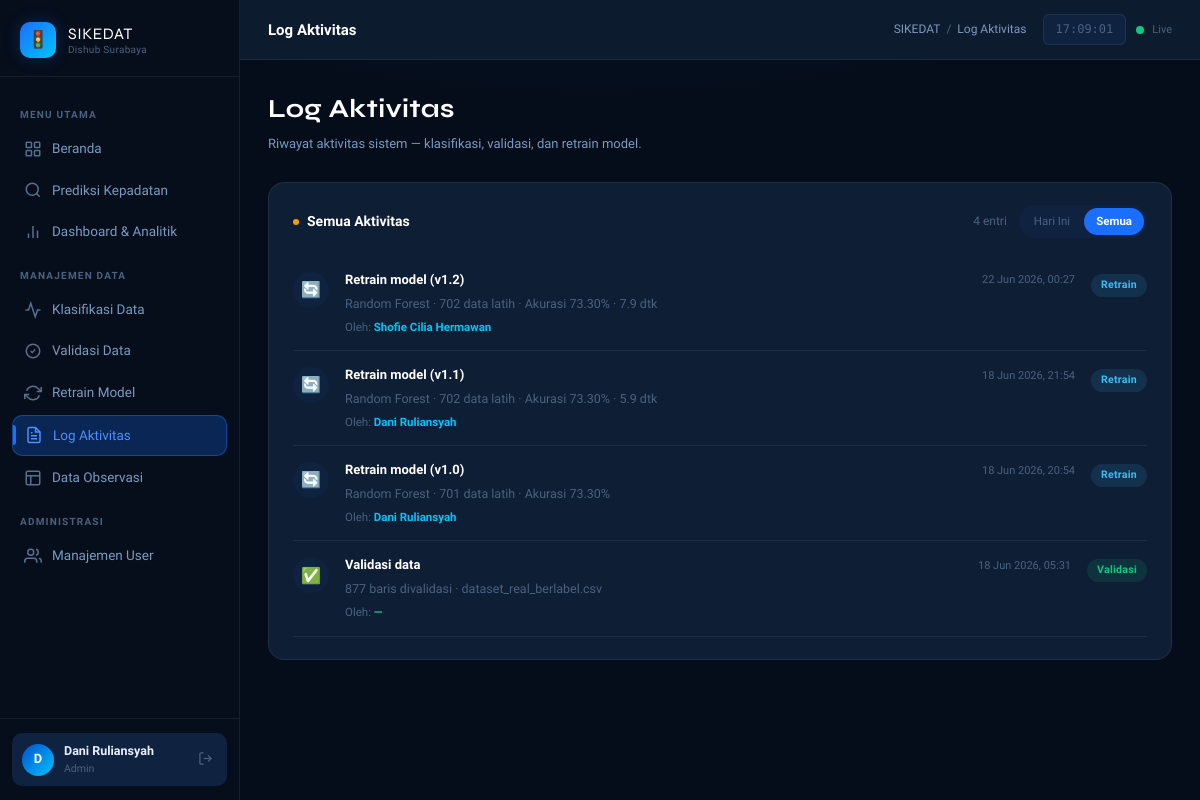
/aktivitas?periode=semua (signed in), run on the app's committed database.
### models.py (models this page shows, shortened)
class User(UserMixin, db.Model):
    __tablename__ = 'users'
    id           = db.Column(db.Integer, primary_key=True)
    username     = db.Column(db.String(80), unique=True, nullable=False)
    password     = db.Column(db.String(200), nullable=False)  # disimpan ter-hash
    nama_lengkap = db.Column(db.String(150), nullable=True)
    role_id      = db.Column(db.Integer, db.ForeignKey('roles.id'), nullable=False)
    is_active    = db.Column(db.Boolean, default=True)
    created_at   = db.Column(db.DateTime, default=datetime.now)
    dataset_diklasifikasi = db.relationship(
        'Dataset',
        foreign_keys='Dataset.classified_by',
        backref='pengklasifikasi',
        lazy=True
    )
    dataset_divalidasi = db.relationship(
        'Dataset',
        foreign_keys='Dataset.validated_by',
        backref='validator',
        lazy=True
    )
    retrain_dilakukan = db.relationship(
        'RetrainHistory',
        backref='operator',
        lazy=True
    )
    @property
    def has_full_access(self):
        return bool(self.role and self.role.nama in ['admin', 'analis'])

class Role(db.Model):
    __tablename__ = 'roles'
    id          = db.Column(db.Integer, primary_key=True)
    nama        = db.Column(db.String(50), unique=True, nullable=False)
    deskripsi   = db.Column(db.String(200), nullable=True)
    akses_penuh = db.Column(db.Boolean, default=False, nullable=False)
    users = db.relationship('User', backref='role', lazy=True)

class RetrainHistory(db.Model):
    __tablename__ = 'retrain_history'
    id          = db.Column(db.Integer, primary_key=True)
    versi       = db.Column(db.String(20), nullable=False)      # cth: v1.0, v1.1
    algoritma   = db.Column(db.String(50), nullable=False)      # Random Forest / SVM
    tanggal     = db.Column(db.DateTime,   default=datetime.now)
    n_train     = db.Column(db.Integer,    nullable=True)       # jumlah data latih
    n_test      = db.Column(db.Integer,    nullable=True)       # jumlah data uji
    accuracy    = db.Column(db.Float,      nullable=True)       # 0.0–1.0
    precision   = db.Column(db.Float,      nullable=True)
    recall      = db.Column(db.Float,      nullable=True)
    f1_score    = db.Column(db.Float,      nullable=True)
    split_ratio = db.Column(db.Float,      default=0.8)         # 0.8 = 80/20
    cv_fold     = db.Column(db.Integer,    default=5)
    model_path  = db.Column(db.String(300), nullable=True)
    is_active   = db.Column(db.Boolean,    default=False)
    duration_seconds = db.Column(db.Float, nullable=True)
    catatan     = db.Column(db.Text,       nullable=True)
    user_id     = db.Column(
        db.Integer,
        db.ForeignKey('users.id'),
        nullable=True
    )

### app.py (the view, shortened to what this page needs)
@app.route('/aktivitas')
@full_access_required
def aktivitas():
    from sqlalchemy import func
    from datetime import date
    periode = request.args.get('periode', 'hari_ini')
    today   = date.today()
    klas_q = db.session.query(
        Dataset.batch_id,
        Dataset.nama_file,
        func.count(Dataset.id).label('jumlah'),
        func.min(Dataset.created_at).label('waktu'),
        func.min(Dataset.classified_by).label('user_id'),
    ).filter(Dataset.batch_id.isnot(None))
    if periode == 'hari_ini':
        klas_q = klas_q.filter(func.date(Dataset.created_at) == today)
    batches = klas_q.group_by(Dataset.batch_id).order_by(db.desc('waktu')).limit(20).all()
    val_q = db.session.query(
        Dataset.validated_by,
        Dataset.batch_id,
        func.min(Dataset.nama_file).label('nama_file'),
        func.strftime('%Y-%m-%d %H:%M', Dataset.validated_at).label('menit_val'),
        func.count(Dataset.id).label('jumlah'),
        func.sum(db.case((Dataset.status_validasi == 'corrected', 1), else_=0)).label('dikoreksi'),
        func.max(Dataset.validated_at).label('waktu'),
    ).filter(Dataset.validated_at.isnot(None))
    if periode == 'hari_ini':
        val_q = val_q.filter(func.date(Dataset.validated_at) == today)
    validasi_rows = val_q.group_by(
        Dataset.validated_by,
        Dataset.batch_id,
        func.strftime('%Y-%m-%d %H:%M', Dataset.validated_at)
    ).order_by(db.desc('waktu')).limit(20).all()
    ret_q = RetrainHistory.query
    if periode == 'hari_ini':
        ret_q = ret_q.filter(func.date(RetrainHistory.tanggal) == today)
    retrains = ret_q.order_by(RetrainHistory.tanggal.desc()).limit(10).all()
    all_ids = set()
    for b in batches:
        if b.user_id: all_ids.add(b.user_id)
    for v in validasi_rows:
        if v.validated_by: all_ids.add(v.validated_by)
    for r in retrains:
        if r.user_id: all_ids.add(r.user_id)
    user_map = {u.id: u.nama_lengkap for u in User.query.filter(User.id.in_(all_ids)).all()} if all_ids else {}
    activities = []
    for v in validasi_rows:
        koreksi_info = f' · {v.dikoreksi} label dikoreksi' if v.dikoreksi else ''
        file_info    = f' · {v.nama_file}' if v.nama_file else ''
        activities.append({
            'type'  : 'validasi',
            'title' : 'Validasi data',
            'desc'  : f'{v.jumlah} baris divalidasi{koreksi_info}{file_info}',
            'oleh'  : user_map.get(v.validated_by, '—'),
            'waktu' : v.waktu,
        })
    for r in retrains:
        dur = f' · {r.duration_seconds:.1f} dtk' if r.duration_seconds else ''
        acc = f' · Akurasi {r.accuracy*100:.2f}%' if r.accuracy else ''
        activities.append({
            'type'  : 'retrain',
            'title' : f'Retrain model ({r.versi})',
            'desc'  : f'{r.algoritma} · {r.n_train} data latih{acc}{dur}',
            'oleh'  : user_map.get(r.user_id, '—'),
            'waktu' : r.tanggal,
        })
    activities.sort(key=lambda x: x['waktu'] or datetime.min, reverse=True)
    return render_template('aktivitas.html', activities=activities, periode=periode)

### app.py (called while the page is built)
@login_manager.user_loader
def load_user(user_id):
    return User.query.get(int(user_id))

def full_access_required(f):
    @wraps(f)
    def decorated(*args, **kwargs):
        if not current_user.is_authenticated:
            return redirect(url_for('auth.login'))
        if not (current_user.role and current_user.role.nama in ['admin', 'analis']):
            abort(403)
        return f(*args, **kwargs)
    return decorated

@app.context_processor
def inject_globals():
    return {'now': datetime.now()}

### templates/aktivitas.html (shortened to what this page needs)
{% extends "base.html" %}
{% block page_title %}Log Aktivitas{% endblock %}
{% block breadcrumb %}Log Aktivitas{% endblock %}
{% block content %}
<div class="page-header">
  <h1>Log Aktivitas</h1>
  <p>Riwayat aktivitas sistem — klasifikasi, validasi, dan retrain model.</p>
</div>
<div class="card fade-in">
  <div class="card-header">
    <div class="card-title">
      <span class="dot" style="background:var(--warning);"></span>
      {{ 'Aktivitas Hari Ini' if periode == 'hari_ini' else 'Semua Aktivitas' }}
    </div>
    <div style="display:flex;align-items:center;gap:12px;">
      <span style="font-size:12px;color:var(--text-muted);">{{ activities | length }} entri</span>
      <div style="display:flex;background:var(--bg-elevated);border-radius:20px;padding:3px;gap:2px;">
        <a href="{{ url_for('aktivitas', periode='hari_ini') }}"
           style="padding:4px 12px;border-radius:16px;font-size:11.5px;text-decoration:none;
                  {{ 'background:var(--primary);color:#fff;font-weight:600;' if periode == 'hari_ini' else 'color:var(--text-muted);' }}">
          Hari Ini
        </a>
        <a href="{{ url_for('aktivitas', periode='semua') }}"
           style="padding:4px 12px;border-radius:16px;font-size:11.5px;text-decoration:none;
                  {{ 'background:var(--primary);color:#fff;font-weight:600;' if periode == 'semua' else 'color:var(--text-muted);' }}">
          Semua
        </a>
      </div>
    </div>
  </div>
  {% if activities %}
  <div style="display:flex;flex-direction:column;">
    {% for act in activities %}
    {% set icon, color = (
      ('📂', 'var(--primary)')   if act.type == 'klasifikasi' else
      ('✅', 'var(--success)')   if act.type == 'validasi' else
      ('🔄', 'var(--cyan)')
    ) %}
    <div style="
      display:flex;align-items:flex-start;gap:16px;
      padding:14px 0;
      border-bottom:1px solid var(--border);
    ">
      <div style="
        width:36px;height:36px;border-radius:50%;flex-shrink:0;
        background:var(--bg-elevated);
        display:flex;align-items:center;justify-content:center;
        font-size:16px;margin-top:2px;
      ">{{ icon }}</div>
      <div style="flex:1;min-width:0;">
        <div class="flex items-center justify-between" style="margin-bottom:3px;">
          <span style="font-size:13px;font-weight:700;color:var(--text-heading);">
            {{ act.title }}
          </span>
          <span style="font-size:11px;color:var(--text-muted);white-space:nowrap;margin-left:12px;">
            {{ act.waktu.strftime('%d %b %Y, %H:%M') if act.waktu else '—' }}
          </span>
        </div>
        <div style="font-size:12.5px;color:var(--text-muted);margin-bottom:4px;">
          {{ act.desc }}
        </div>
        <div style="font-size:11.5px;color:var(--text-muted);">
          Oleh:
          <span style="color:{{ color }};font-weight:600;">{{ act.oleh }}</span>
        </div>
      </div>
      <div style="flex-shrink:0;padding-top:2px;">
        <span class="badge badge-{{
          'primary' if act.type == 'klasifikasi' else
          'success' if act.type == 'validasi' else
          'info'
        }}" style="font-size:10.5px;">
          {{ act.type | capitalize }}
        </span>
      </div>
    </div>
    {% endfor %}
  </div>
  {% endif %}
</div>
{% endblock %}

### templates/base.html (shortened to what this page needs)
<!DOCTYPE html>
<html lang="id">
<head>
  <link rel="stylesheet" href="{{ url_for('static', filename='css/style.css') }}" />
</head>
<body>
<div class="layout">
  <aside class="sidebar" id="sidebar">
    <div class="sidebar-logo">
      <div class="sidebar-logo-icon">🚦</div>
      <div class="sidebar-logo-text">
        <span class="brand">SIKEDAT</span>
        <span class="sub">Dishub Surabaya</span>
      </div>
    </div>
    <nav class="sidebar-nav">
      <div class="nav-section-label">Menu Utama</div>
      <a href="{{ url_for('index') }}"
         class="nav-item {% if request.endpoint == 'index' %}active{% endif %}">
        <svg class="icon" viewBox="0 0 24 24" fill="none" stroke="currentColor" stroke-width="2">
          <rect x="3" y="3" width="7" height="7" rx="1"/>
          <rect x="14" y="3" width="7" height="7" rx="1"/>
          <rect x="3" y="14" width="7" height="7" rx="1"/>
          <rect x="14" y="14" width="7" height="7" rx="1"/>
        </svg>
        Beranda
      </a>
      <a href="{{ url_for('prediksi') }}"
         class="nav-item {% if request.endpoint == 'prediksi' %}active{% endif %}">
        <svg class="icon" viewBox="0 0 24 24" fill="none" stroke="currentColor" stroke-width="2">
          <circle cx="11" cy="11" r="8"/>
          <line x1="21" y1="21" x2="16.65" y2="16.65"/>
        </svg>
        Prediksi Kepadatan
      </a>
      {% if current_user.is_authenticated %}
      <a href="{{ url_for('dashboard') }}"
         class="nav-item {% if request.endpoint == 'dashboard' %}active{% endif %}">
        <svg class="icon" viewBox="0 0 24 24" fill="none" stroke="currentColor" stroke-width="2">
          <line x1="18" y1="20" x2="18" y2="10"/>
          <line x1="12" y1="20" x2="12" y2="4"/>
          <line x1="6" y1="20" x2="6" y2="14"/>
        </svg>
        Dashboard &amp; Analitik
      </a>
      {% if current_user.has_full_access %}
      <div class="nav-section-label">Manajemen Data</div>
      <a href="{{ url_for('classifier') }}"
         class="nav-item {% if request.endpoint == 'classifier' %}active{% endif %}">
        <svg class="icon" viewBox="0 0 24 24" fill="none" stroke="currentColor" stroke-width="2">
          <polyline points="22 12 18 12 15 21 9 3 6 12 2 12"/>
        </svg>
        Klasifikasi Data
      </a>
      <a href="{{ url_for('validasi') }}"
         class="nav-item {% if request.endpoint == 'validasi' %}active{% endif %}">
        <svg class="icon" viewBox="0 0 24 24" fill="none" stroke="currentColor" stroke-width="2">
          <path d="M9 12l2 2 4-4"/>
          <path d="M21 12c0 4.97-4.03 9-9 9S3 16.97 3 12 7.03 3 12 3s9 4.03 9 9z"/>
        </svg>
        Validasi Data
      </a>
      <a href="{{ url_for('retrain_model') }}"
         class="nav-item {% if request.endpoint == 'retrain_model' %}active{% endif %}">
        <svg class="icon" viewBox="0 0 24 24" fill="none" stroke="currentColor" stroke-width="2">
          <polyline points="23 4 23 10 17 10"/>
          <polyline points="1 20 1 14 7 14"/>
          <path d="M3.51 9a9 9 0 0 1 14.85-3.36L23 10M1 14l4.64 4.36A9 9 0 0 0 20.49 15"/>
        </svg>
        Retrain Model
      </a>
      <a href="{{ url_for('aktivitas') }}"
         class="nav-item {% if request.endpoint == 'aktivitas' %}active{% endif %}">
        <svg class="icon" viewBox="0 0 24 24" fill="none" stroke="currentColor" stroke-width="2">
          <path d="M14 2H6a2 2 0 0 0-2 2v16a2 2 0 0 0 2 2h12a2 2 0 0 0 2-2V8z"/>
          <polyline points="14 2 14 8 20 8"/>
          <line x1="16" y1="13" x2="8" y2="13"/>
          <line x1="16" y1="17" x2="8" y2="17"/>
          <polyline points="10 9 9 9 8 9"/>
        </svg>
        Log Aktivitas
      </a>
      {% endif %}
      <a href="{{ url_for('data_observasi') }}"
         class="nav-item {% if request.endpoint == 'data_observasi' %}active{% endif %}">
        <svg class="icon" viewBox="0 0 24 24" fill="none" stroke="currentColor" stroke-width="2">
          <rect x="3" y="3" width="18" height="18" rx="2"/>
          <path d="M3 9h18M9 21V9"/>
        </svg>
        Data Observasi
      </a>
      {% if current_user.role and current_user.role.nama == 'admin' %}
      <div class="nav-section-label">Administrasi</div>
      <a href="{{ url_for('users_list') }}"
         class="nav-item {% if 'users' in request.endpoint %}active{% endif %}">
        <svg class="icon" viewBox="0 0 24 24" fill="none" stroke="currentColor" stroke-width="2">
          <path d="M17 21v-2a4 4 0 0 0-4-4H5a4 4 0 0 0-4 4v2"/>
          <circle cx="9" cy="7" r="4"/>
          <path d="M23 21v-2a4 4 0 0 0-3-3.87"/>
          <path d="M16 3.13a4 4 0 0 1 0 7.75"/>
        </svg>
        Manajemen User
      </a>
      {% endif %}
      {% endif %}
    </nav>
    <div class="sidebar-footer">
      {% if current_user.is_authenticated %}
      <div class="sidebar-user">
        <div class="user-avatar">
          {{ current_user.nama_lengkap[0].upper() if current_user.nama_lengkap else current_user.username[0].upper() }}
        </div>
        <div class="user-info">
          <div class="name">{{ current_user.nama_lengkap or current_user.username }}</div>
          <div class="role">{{ current_user.role.nama | capitalize if current_user.role else '—' }}</div>
        </div>
        <a href="{{ url_for('auth.logout') }}" class="logout-btn" title="Keluar">
          <svg width="15" height="15" viewBox="0 0 24 24" fill="none" stroke="currentColor" stroke-width="2">
            <path d="M9 21H5a2 2 0 0 1-2-2V5a2 2 0 0 1 2-2h4"/>
            <polyline points="16 17 21 12 16 7"/>
            <line x1="21" y1="12" x2="9" y2="12"/>
          </svg>
        </a>
      </div>
      {% else %}
      <a href="{{ url_for('auth.login') }}" class="btn btn-primary w-full btn-sm">
        🔐 Login Dishub
      </a>
      {% endif %}
    </div>
  </aside>
  <div class="main-content">
    <header class="topbar">
      <div class="topbar-title">{% block page_title %}{% endblock %}</div>
      <div class="topbar-breadcrumb">
        <span>SIKEDAT</span>
        <span class="sep">/</span>
        <span>{% block breadcrumb %}{% endblock %}</span>
      </div>
      <div class="topbar-actions">
        <div class="topbar-time" id="live-clock">--:--:--</div>
        <div class="flex items-center gap-2">
          <div class="live-dot"></div>
          <span style="font-size:11px;color:var(--text-muted);">Live</span>
        </div>
      </div>
    </header>
    <main class="page-content">
      {% block content %}{% endblock %}
    </main>
  </div>
</div>
</body>
</html>

### data on the page
User: nama_lengkap "D", nama_lengkap "Dani Ruliansyah", icon "🔄", title "Retrain model (v1.1)", waktu "18 Jun 2026, 21:54", desc "Random Forest · 702 data latih · Akurasi 73.30% · 5.9 dtk", oleh "Dani Ruliansyah", type "Retrain", title "Retrain model (v1.0)", waktu "18 Jun 2026, 20:54", desc "Random Forest · 701 data latih · Akurasi 73.30%"
Role: role.nama "Admin"
User: icon "🔄", title "Retrain model (v1.2)", waktu "22 Jun 2026, 00:27", desc "Random Forest · 702 data latih · Akurasi 73.30% · 7.9 dtk", oleh "Shofie Cilia Hermawan", type "Retrain"

### other printed values
{{ 'Aktivitas Hari Ini' if periode == 'hari_ini' else 'Semua Aktivitas' }} "Semua Aktivitas"
{{ activities | length }} "4"
{{ icon }} "✅"
{{ act.title }} "Validasi data"
{{ act.waktu.strftime('%d %b %Y, %H:%M') if act.waktu else '—' }} "18 Jun 2026, 05:31"
{{ act.desc }} "877 baris divalidasi · dataset_real_berlabel.csv"
{{ act.oleh }} "—"
{{ act.type | capitalize }} "Validasi"
